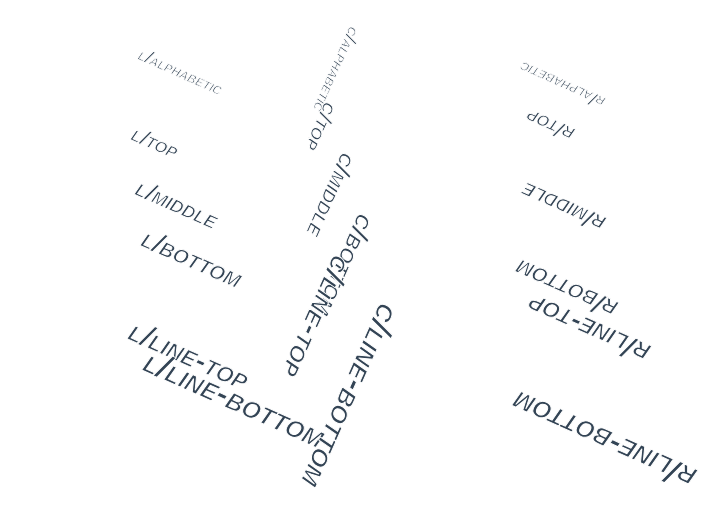

Vega-Lite specification for this chart:
### Vega specification from a JSON file in a GitHub repository (floating-point values rounded to 4 significant figures)
{"$schema": "https://vega.github.io/schema/vega/v6.json", "width": 300, "height": 210, "padding": 5, "marks": [{"type": "text", "from": {"data": "t"}, "encode": {"update": {"x": {"field": "x"}, "y": {"field": "y"}, "text": {"field": "t"}, "angle": {"signal": "datum.x * 0.9 - 30"}, "align": {"field": "a"}, "baseline": {"field": "b"}, "dx": {"value": 3}, "dy": {"signal": "-2"}, "fontSize": {"signal": "8 + datum.y / 20"}, "fontWeight": {"value": "bold"}, "fontStyle": {"value": "italic"}, "fontVariant": {"value": "small-caps"}, "fill": {"value": "#345"}, "stroke": {"value": "#fff"}, "strokeWidth": {"value": 0.5}}}}], "data": [{"name": "t", "values": [{"x": 60, "y": 25, "a": "left", "b": "alphabetic", "t": "l/alphabetic"}, {"x": 160, "y": 25, "a": "center", "b": "alphabetic", "t": "c/alphabetic"}, {"x": 260, "y": 25, "a": "right", "b": "alphabetic", "t": "r/alphabetic"}, {"x": 60, "y": 57, "a": "left", "b": "top", "t": "l/top"}, {"x": 160, "y": 57, "a": "center", "b": "top", "t": "c/top"}, {"x": 260, "y": 57, "a": "right", "b": "top", "t": "r/top"}, {"x": 60, "y": 89, "a": "left", "b": "middle", "t": "l/middle"}, {"x": 160, "y": 89, "a": "center", "b": "middle", "t": "c/middle"}, {"x": 260, "y": 89, "a": "right", "b": "middle", "t": "r/middle"}, {"x": 60, "y": 121, "a": "left", "b": "bottom", "t": "l/bottom"}, {"x": 160, "y": 121, "a": "center", "b": "bottom", "t": "c/bottom"}, {"x": 260, "y": 121, "a": "right", "b": "bottom", "t": "r/bottom"}, {"x": 60, "y": 153, "a": "left", "b": "line-top", "t": "l/line-top"}, {"x": 160, "y": 153, "a": "center", "b": "line-top", "t": "c/line-top"}, {"x": 260, "y": 153, "a": "right", "b": "line-top", "t": "r/line-top"}, {"x": 60, "y": 185, "a": "left", "b": "line-bottom", "t": "l/line-bottom"}, {"x": 160, "y": 185, "a": "center", "b": "line-bottom", "t": "c/line-bottom"}, {"x": 260, "y": 185, "a": "right", "b": "line-bottom", "t": "r/line-bottom"}]}]}
